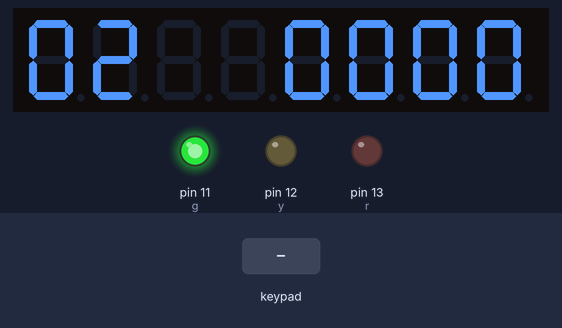
A sketch run on a simulated Arduino Uno, built with avr-gcc and run on an emulated ATmega328P. Shown: 8-digit seven-segment display, output pins drawn as LEDs (lit = HIGH). Wiring (inferred from the names in the program): TM1638 display and keys: STB pin 8; clock pin 7; DIO pin 6. The test bench sets the inputs (shaded band). Pins used as bus, display or sensor lines are not drawn.

Above: at 1.8 s.
1.9 s: key '7' pressed
At 6.5 s:
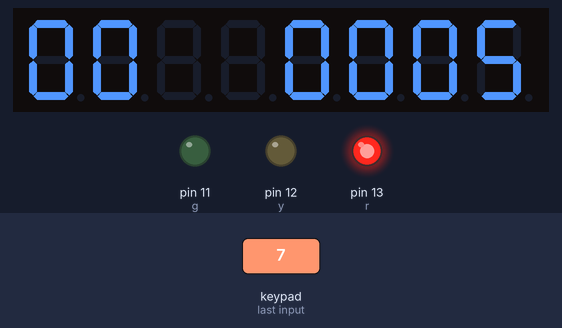
At 11.8 s:
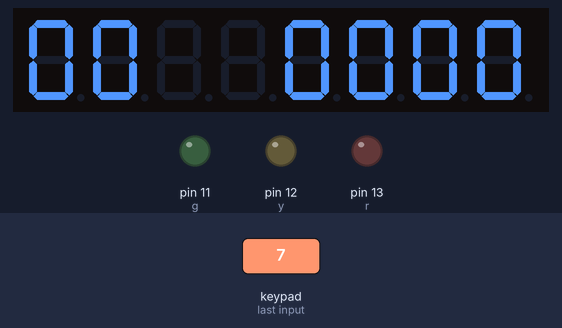
Timing chart, 0 to 13.3 s (numbered marks = the images above; inputs shaded):
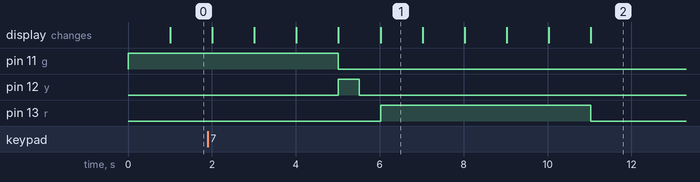

The sketch:

kb-4.ino
```cpp
#define data 6
#define clk 7
#define stb 8
#define g 11
#define y 12
#define r 13
byte l[8]={0xc0,0xc2,0xc4,0xc6,0xc8,0xca,0xcc,0xce};
byte a[10]={0x3f,0x06,0x5b,0x4f,0x66,0x6d,0x7d,0x07,0x7f,0x6f};
int count[6];
int b=0,j[3],temp[3],p=1;
bool mode=0;
int x[6]={0xc0,0xc2,0xc8,0xca,0xcc,0xce};
int w=p;
byte pre=0x00;
void setup() {
  pinMode(g,OUTPUT);
  pinMode(y,OUTPUT);
  pinMode(r,OUTPUT);
  pinMode(data,OUTPUT);
  pinMode(clk,OUTPUT);
  pinMode(stb,OUTPUT);
  digitalWrite(stb,HIGH);
  digitalWrite(clk,HIGH);
  sendCommand(0x40);
  sendCommand(0x88);
  for(int i=0;i<8;i++)
  {
    setSegNum(l[i],0x00);
  }
  j[0]=temp[0]=3;
  j[1]=temp[1]=1;
  j[2]=temp[2]=5;
}
void loop()
{
  byte keys=get_Button();
  if(keys!=pre)
  {
    pre=keys;
    if(keys&0x80&&keys&0x40)
      {
        if(mode==0)
        {
          digitalWrite(g, 0);
          digitalWrite(y, 0);
          digitalWrite(r, 0);
          j[0]=(j[0]<0?0:j[0]);
          j[1]=(j[1]<0?0:j[1]);
          j[2]=(j[2]<0?0:j[2]);
          p=0;
          count[0]=j[0]/10;
          count[1]=j[0]%10;
          count[2]=j[1]/10;
          count[3]=j[1]%10;
          count[4]=j[2]/10;
          count[5]=j[2]%10;
          mode=1;
        }
        else if(mode==1)
        {
          j[0]=temp[0]=count[0]*10+count[1];
          j[1]=temp[1]=count[2]*10+count[3];
          j[2]=temp[2]=count[4]*10+count[5];
          mode=0;
        }
      }
  }
  if(mode==0)
  {
    if(keys&0x40)
    {
      j[0]=temp[0];
      j[1]=temp[1];
      j[2]=temp[2];
    }
    setSegNum(x[0],a[j[0]/10]);
    setSegNum(x[1],a[j[0]%10]);
    setSegNum(x[2],a[j[1]/10]);
    setSegNum(x[3],a[j[1]%10]);
    setSegNum(x[4],a[j[2]/10]);
    setSegNum(x[5],a[j[2]%10]);

    if(j[0]>=1)
    {
      setSegNum(x[2],0x3f);
      setSegNum(x[3],0x3f);
      setSegNum(x[4],0x3f);
      setSegNum(x[5],0x3f);
      digitalWrite(g, 1);
      delay(1000);
      j[0]--;
    }
    else if(j[1]>=1)
    {
      setSegNum(x[4],0x3f);
      setSegNum(x[5],0x3f);
      digitalWrite(g, 0);
      if(j[1]<=3)
      {
        digitalWrite(y, 1);
        delay(500);
        digitalWrite(y, 0);
        delay(500);
      }
      else
      {
        digitalWrite(y, 1);
        delay(1000);
      }
      j[1]--;
    }
    else if(j[2]>=1)
    {
      digitalWrite(y, 0);
      digitalWrite(r, 1);
      delay(1000);
      digitalWrite(r, 0);
      j[2]--;
    }
  }
  if(mode==1)
  {
    if(keys&0x20&&!(keys&0x80))
    {
      if(p==0)
        p=4;
      else
        p-=2;
    }
    if(keys&0x40&&!(keys&0x80))
    {
      if(p==4)
        p=0;
      else
        p+=2;
    }
    int i;
    b=(keys&0x80?5:0);
    for(i=0;i<8;i++)
    {
      if(keys&0x01)
      {
        if(i==0||i==1||i==2||i==3||i==4)
        {
          w=(w==p?p+1:p);
          if(i==4&&b==5)
            count[w]=0;
          else
            count[w]=i+b+1;
        }
      }
      keys>>=1;
    }
    for(int j=0;j<6;j++)
      setSegNum(x[j],a[count[j]]);
    delay(100);
    for(int j=p;j<p+2;j++)
      setSegNum(x[j],0x00);
    delay(100);
  }
}
byte get_byte()
{
  byte dat=0x00;
  pinMode(data,INPUT);
  for(int i=0;i<8;i++)
  {
    digitalWrite(clk,LOW);
    if(digitalRead(data))
    {
      dat|=(0x01<<i);
    }
    digitalWrite(clk,HIGH);
  }
  pinMode(data,OUTPUT);
  return dat;
}
byte get_Button() //讀取按鍵回傳的函數
{
  byte keys = 0x00; //初設keys為0x00(表示沒有顯示資料)
  digitalWrite(stb,LOW);
  send(0x42); //開始執行從鍵盤讀入內容
  for(int i = 0 ; i < 4 ; i++) //開始分別讀取4個byte (byte0, byte1, byte2, byte3)
  {
    byte temp = get_byte();
    keys |= (temp << i); //將temp內部獲得的資料左移 i 格 然後合併到keys內部
  }
  digitalWrite(stb,HIGH);
  return keys;
}
void send(byte data1)
{
  for (int i = 0; i < 8; i++) {
    digitalWrite(clk, LOW);
    digitalWrite(data, (data1 & 1 ? HIGH : LOW));
    data1 >>= 1;
    digitalWrite(clk, HIGH);
  }
}
void sendCommand(byte cmd)
{
  digitalWrite(stb, LOW);
  send(cmd);
  digitalWrite(stb, HIGH);
}
void setSegNum(byte seg_address, byte pattern)
{
  digitalWrite(stb, LOW);//開始進行輸入
  send(seg_address);//指定寫入的七段顯示器位置
  send(pattern);//寫入圖案
  digitalWrite(stb, HIGH);//結束輸入
}
```

Measured:
- after the input at 1.9 s, pin 11 (g): HIGH → LOW after 3.1 s instead of 1.1 s
- what the display in image 1 shows lasts 1.0 s, from 6.0 s to 7.0 s
